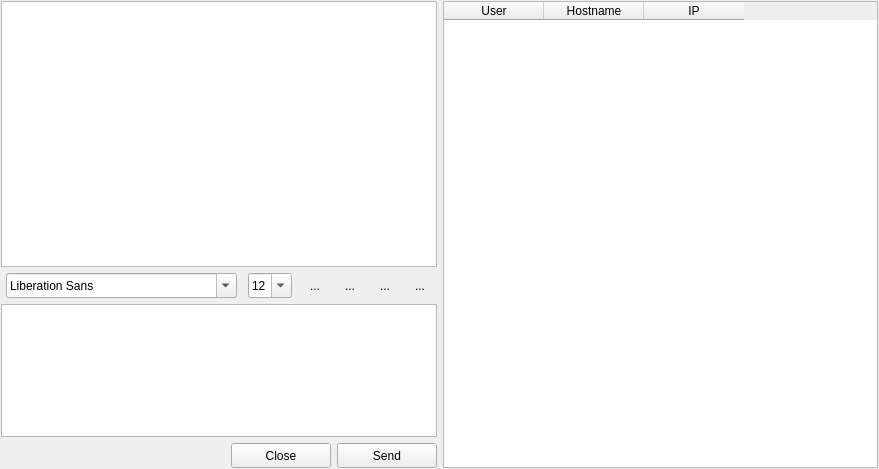
<?xml version="1.0" encoding="UTF-8"?>
<ui version="4.0">
 <class>Widget</class>
 <widget class="QWidget" name="Widget">
  <property name="geometry">
   <rect>
    <x>0</x>
    <y>0</y>
    <width>879</width>
    <height>469</height>
   </rect>
  </property>
  <property name="windowTitle">
   <string>LIM</string>
  </property>
  <layout class="QHBoxLayout" name="horizontalLayout_4">
   <property name="leftMargin">
    <number>1</number>
   </property>
   <property name="topMargin">
    <number>1</number>
   </property>
   <property name="rightMargin">
    <number>1</number>
   </property>
   <property name="bottomMargin">
    <number>1</number>
   </property>
   <item>
    <layout class="QVBoxLayout" name="verticalLayout">
     <property name="spacing">
      <number>6</number>
     </property>
     <property name="sizeConstraint">
      <enum>QLayout::SetDefaultConstraint</enum>
     </property>
     <item>
      <widget class="QTextBrowser" name="textBrowser">
       <property name="sizePolicy">
        <sizepolicy hsizetype="Expanding" vsizetype="Expanding">
         <horstretch>0</horstretch>
         <verstretch>2</verstretch>
        </sizepolicy>
       </property>
       <property name="frameShadow">
        <enum>QFrame::Sunken</enum>
       </property>
       <property name="openExternalLinks">
        <bool>false</bool>
       </property>
      </widget>
     </item>
     <item>
      <layout class="QHBoxLayout" name="horizontalLayout">
       <item>
        <widget class="QFontComboBox" name="fontComboBox">
         <property name="sizePolicy">
          <sizepolicy hsizetype="Fixed" vsizetype="Fixed">
           <horstretch>0</horstretch>
           <verstretch>0</verstretch>
          </sizepolicy>
         </property>
         <property name="minimumSize">
          <size>
           <width>1</width>
           <height>25</height>
          </size>
         </property>
        </widget>
       </item>
       <item>
        <widget class="QComboBox" name="fontsizecomboBox">
         <property name="sizePolicy">
          <sizepolicy hsizetype="Fixed" vsizetype="Maximum">
           <horstretch>0</horstretch>
           <verstretch>0</verstretch>
          </sizepolicy>
         </property>
         <property name="minimumSize">
          <size>
           <width>0</width>
           <height>25</height>
          </size>
         </property>
         <property name="editable">
          <bool>true</bool>
         </property>
         <property name="currentIndex">
          <number>3</number>
         </property>
         <item>
          <property name="text">
           <string>9</string>
          </property>
         </item>
         <item>
          <property name="text">
           <string>10</string>
          </property>
         </item>
         <item>
          <property name="text">
           <string>11</string>
          </property>
         </item>
         <item>
          <property name="text">
           <string>12</string>
          </property>
         </item>
         <item>
          <property name="text">
           <string>13</string>
          </property>
         </item>
         <item>
          <property name="text">
           <string>14</string>
          </property>
         </item>
         <item>
          <property name="text">
           <string>15</string>
          </property>
         </item>
         <item>
          <property name="text">
           <string>16</string>
          </property>
         </item>
         <item>
          <property name="text">
           <string>17</string>
          </property>
         </item>
         <item>
          <property name="text">
           <string>18</string>
          </property>
         </item>
         <item>
          <property name="text">
           <string>19</string>
          </property>
         </item>
         <item>
          <property name="text">
           <string>20</string>
          </property>
         </item>
         <item>
          <property name="text">
           <string>21</string>
          </property>
         </item>
         <item>
          <property name="text">
           <string>22</string>
          </property>
         </item>
        </widget>
       </item>
       <item>
        <widget class="QToolButton" name="textcolor">
         <property name="toolTip">
          <string>字体颜色</string>
         </property>
         <property name="autoFillBackground">
          <bool>false</bool>
         </property>
         <property name="text">
          <string>...</string>
         </property>
         <property name="icon">
          <iconset resource="resource.qrc">
           <normaloff>:/image/textcolor.png</normaloff>:/image/textcolor.png</iconset>
         </property>
         <property name="iconSize">
          <size>
           <width>24</width>
           <height>24</height>
          </size>
         </property>
         <property name="checkable">
          <bool>false</bool>
         </property>
         <property name="autoRaise">
          <bool>true</bool>
         </property>
        </widget>
       </item>
       <item>
        <widget class="QToolButton" name="sendfile">
         <property name="toolTip">
          <string>传送文件</string>
         </property>
         <property name="autoFillBackground">
          <bool>false</bool>
         </property>
         <property name="text">
          <string>...</string>
         </property>
         <property name="icon">
          <iconset resource="resource.qrc">
           <normaloff>:/image/fileopen.png</normaloff>:/image/fileopen.png</iconset>
         </property>
         <property name="iconSize">
          <size>
           <width>24</width>
           <height>24</height>
          </size>
         </property>
         <property name="checkable">
          <bool>false</bool>
         </property>
         <property name="autoRaise">
          <bool>true</bool>
         </property>
        </widget>
       </item>
       <item>
        <widget class="QToolButton" name="save">
         <property name="toolTip">
          <string>保存聊天记录</string>
         </property>
         <property name="autoFillBackground">
          <bool>false</bool>
         </property>
         <property name="text">
          <string>...</string>
         </property>
         <property name="icon">
          <iconset resource="resource.qrc">
           <normaloff>:/image/Floppy.png</normaloff>:/image/Floppy.png</iconset>
         </property>
         <property name="iconSize">
          <size>
           <width>24</width>
           <height>24</height>
          </size>
         </property>
         <property name="checkable">
          <bool>false</bool>
         </property>
         <property name="autoRaise">
          <bool>true</bool>
         </property>
        </widget>
       </item>
       <item>
        <widget class="QToolButton" name="clear">
         <property name="toolTip">
          <string>清空聊天记录</string>
         </property>
         <property name="autoFillBackground">
          <bool>false</bool>
         </property>
         <property name="text">
          <string>...</string>
         </property>
         <property name="icon">
          <iconset resource="resource.qrc">
           <normaloff>:/image/Bin (empty).png</normaloff>:/image/Bin (empty).png</iconset>
         </property>
         <property name="iconSize">
          <size>
           <width>24</width>
           <height>24</height>
          </size>
         </property>
         <property name="checkable">
          <bool>false</bool>
         </property>
         <property name="autoRaise">
          <bool>true</bool>
         </property>
        </widget>
       </item>
      </layout>
     </item>
     <item>
      <widget class="QTextEdit" name="textEdit">
       <property name="sizePolicy">
        <sizepolicy hsizetype="Expanding" vsizetype="Maximum">
         <horstretch>0</horstretch>
         <verstretch>1</verstretch>
        </sizepolicy>
       </property>
       <property name="minimumSize">
        <size>
         <width>1</width>
         <height>1</height>
        </size>
       </property>
       <property name="font">
        <font>
         <family>宋体</family>
         <pointsize>12</pointsize>
        </font>
       </property>
       <property name="html">
        <string>&lt;!DOCTYPE HTML PUBLIC &quot;-//W3C//DTD HTML 4.0//EN&quot; &quot;http://www.w3.org/TR/REC-html40/strict.dtd&quot;&gt;
&lt;html&gt;&lt;head&gt;&lt;meta name=&quot;qrichtext&quot; content=&quot;1&quot; /&gt;&lt;style type=&quot;text/css&quot;&gt;
p, li { white-space: pre-wrap; }
&lt;/style&gt;&lt;/head&gt;&lt;body style=&quot; font-family:'宋体'; font-size:12pt; font-weight:400; font-style:normal;&quot;&gt;
&lt;p style=&quot;-qt-paragraph-type:empty; margin-top:0px; margin-bottom:0px; margin-left:0px; margin-right:0px; -qt-block-indent:0; text-indent:0px;&quot;&gt;&lt;br /&gt;&lt;/p&gt;&lt;/body&gt;&lt;/html&gt;</string>
       </property>
      </widget>
     </item>
     <item>
      <layout class="QHBoxLayout" name="horizontalLayout_2">
       <item>
        <spacer name="horizontalSpacer">
         <property name="orientation">
          <enum>Qt::Horizontal</enum>
         </property>
         <property name="sizeHint" stdset="0">
          <size>
           <width>40</width>
           <height>20</height>
          </size>
         </property>
        </spacer>
       </item>
       <item>
        <widget class="QPushButton" name="close">
         <property name="minimumSize">
          <size>
           <width>100</width>
           <height>25</height>
          </size>
         </property>
         <property name="text">
          <string>Close</string>
         </property>
        </widget>
       </item>
       <item>
        <widget class="QPushButton" name="send">
         <property name="minimumSize">
          <size>
           <width>100</width>
           <height>25</height>
          </size>
         </property>
         <property name="text">
          <string>Send</string>
         </property>
        </widget>
       </item>
      </layout>
     </item>
    </layout>
   </item>
   <item>
    <layout class="QGridLayout" name="gridLayout">
     <item row="1" column="0">
      <layout class="QHBoxLayout" name="horizontalLayout_3">
       <item>
        <widget class="QTableWidget" name="tableWidget">
         <property name="toolTip">
          <string>在线用户信息列表</string>
         </property>
         <property name="frameShape">
          <enum>QFrame::StyledPanel</enum>
         </property>
         <property name="editTriggers">
          <set>QAbstractItemView::NoEditTriggers</set>
         </property>
         <property name="selectionMode">
          <enum>QAbstractItemView::SingleSelection</enum>
         </property>
         <property name="selectionBehavior">
          <enum>QAbstractItemView::SelectRows</enum>
         </property>
         <property name="showGrid">
          <bool>false</bool>
         </property>
         <column>
          <property name="text">
           <string>User</string>
          </property>
          <property name="icon">
           <iconset>
            <normalon>:/image/User.png</normalon>
           </iconset>
          </property>
         </column>
         <column>
          <property name="text">
           <string>Hostname</string>
          </property>
         </column>
         <column>
          <property name="text">
           <string>IP</string>
          </property>
         </column>
        </widget>
       </item>
      </layout>
     </item>
    </layout>
   </item>
  </layout>
 </widget>
 <layoutdefault spacing="6" margin="11"/>
 <resources>
  <include location="resource.qrc"/>
 </resources>
 <connections/>
</ui>
